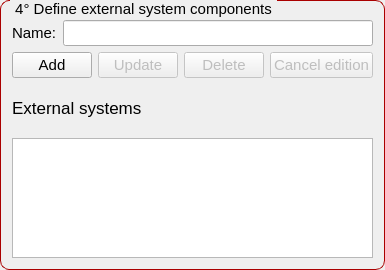
                   <widget class="QGroupBox" name="groupBox_21">
                    <property name="minimumSize">
                     <size>
                      <width>0</width>
                      <height>270</height>
                     </size>
                    </property>
                    <property name="maximumSize">
                     <size>
                      <width>16777215</width>
                      <height>270</height>
                     </size>
                    </property>
                    <property name="styleSheet">
                     <string notr="true">QGroupBox {
    border: 1px solid rgb(170, 0, 0);
    border-radius: 9px;
    margin-top: 0.5em;
    font-size: 15px;
}

QGroupBox::title {
    subcontrol-origin: margin;
    left: 10px;
    padding: 0 3px 0 3px;
}</string>
                    </property>
                    <property name="title">
                     <string>4° Define external system components</string>
                    </property>
                    <layout class="QGridLayout" name="gridLayout_34">
                     <item row="0" column="0">
                      <layout class="QVBoxLayout" name="verticalLayout_35">
                       <property name="topMargin">
                        <number>8</number>
                       </property>
                       <property name="rightMargin">
                        <number>0</number>
                       </property>
                       <item>
                        <layout class="QHBoxLayout" name="horizontalLayout_68">
                         <item>
                          <widget class="QLabel" name="label_60">
                           <property name="font">
                            <font>
                             <pointsize>11</pointsize>
                            </font>
                           </property>
                           <property name="text">
                            <string>Name:</string>
                           </property>
                          </widget>
                         </item>
                         <item>
                          <widget class="QLineEdit" name="lineedit_name_exts">
                           <property name="font">
                            <font>
                             <pointsize>11</pointsize>
                            </font>
                           </property>
                          </widget>
                         </item>
                        </layout>
                       </item>
                       <item>
                        <layout class="QHBoxLayout" name="horizontalLayout_69">
                         <item>
                          <widget class="QPushButton" name="button_add_exts">
                           <property name="font">
                            <font>
                             <pointsize>11</pointsize>
                            </font>
                           </property>
                           <property name="text">
                            <string>Add</string>
                           </property>
                          </widget>
                         </item>
                         <item>
                          <widget class="QPushButton" name="button_update_exts">
                           <property name="enabled">
                            <bool>false</bool>
                           </property>
                           <property name="font">
                            <font>
                             <pointsize>11</pointsize>
                            </font>
                           </property>
                           <property name="text">
                            <string>Update</string>
                           </property>
                          </widget>
                         </item>
                         <item>
                          <widget class="QPushButton" name="button_delete_exts">
                           <property name="enabled">
                            <bool>false</bool>
                           </property>
                           <property name="font">
                            <font>
                             <pointsize>11</pointsize>
                            </font>
                           </property>
                           <property name="text">
                            <string>Delete</string>
                           </property>
                          </widget>
                         </item>
                         <item>
                          <widget class="QPushButton" name="button_cancel_exts">
                           <property name="enabled">
                            <bool>false</bool>
                           </property>
                           <property name="font">
                            <font>
                             <pointsize>11</pointsize>
                            </font>
                           </property>
                           <property name="text">
                            <string>Cancel edition</string>
                           </property>
                          </widget>
                         </item>
                        </layout>
                       </item>
                       <item>
                        <widget class="QLabel" name="label_61">
                         <property name="font">
                          <font>
                           <pointsize>13</pointsize>
                          </font>
                         </property>
                         <property name="text">
                          <string>External systems</string>
                         </property>
                         <property name="alignment">
                          <set>Qt::AlignLeading|Qt::AlignLeft|Qt::AlignVCenter</set>
                         </property>
                        </widget>
                       </item>
                       <item>
                        <widget class="QListWidget" name="listwidget_exts">
                         <property name="minimumSize">
                          <size>
                           <width>0</width>
                           <height>120</height>
                          </size>
                         </property>
                         <property name="maximumSize">
                          <size>
                           <width>16777215</width>
                           <height>120</height>
                          </size>
                         </property>
                         <property name="font">
                          <font>
                           <pointsize>11</pointsize>
                          </font>
                         </property>
                         <property name="alternatingRowColors">
                          <bool>true</bool>
                         </property>
                         <property name="wordWrap">
                          <bool>true</bool>
                         </property>
                        </widget>
                       </item>
                      </layout>
                     </item>
                    </layout>
                   </widget>
